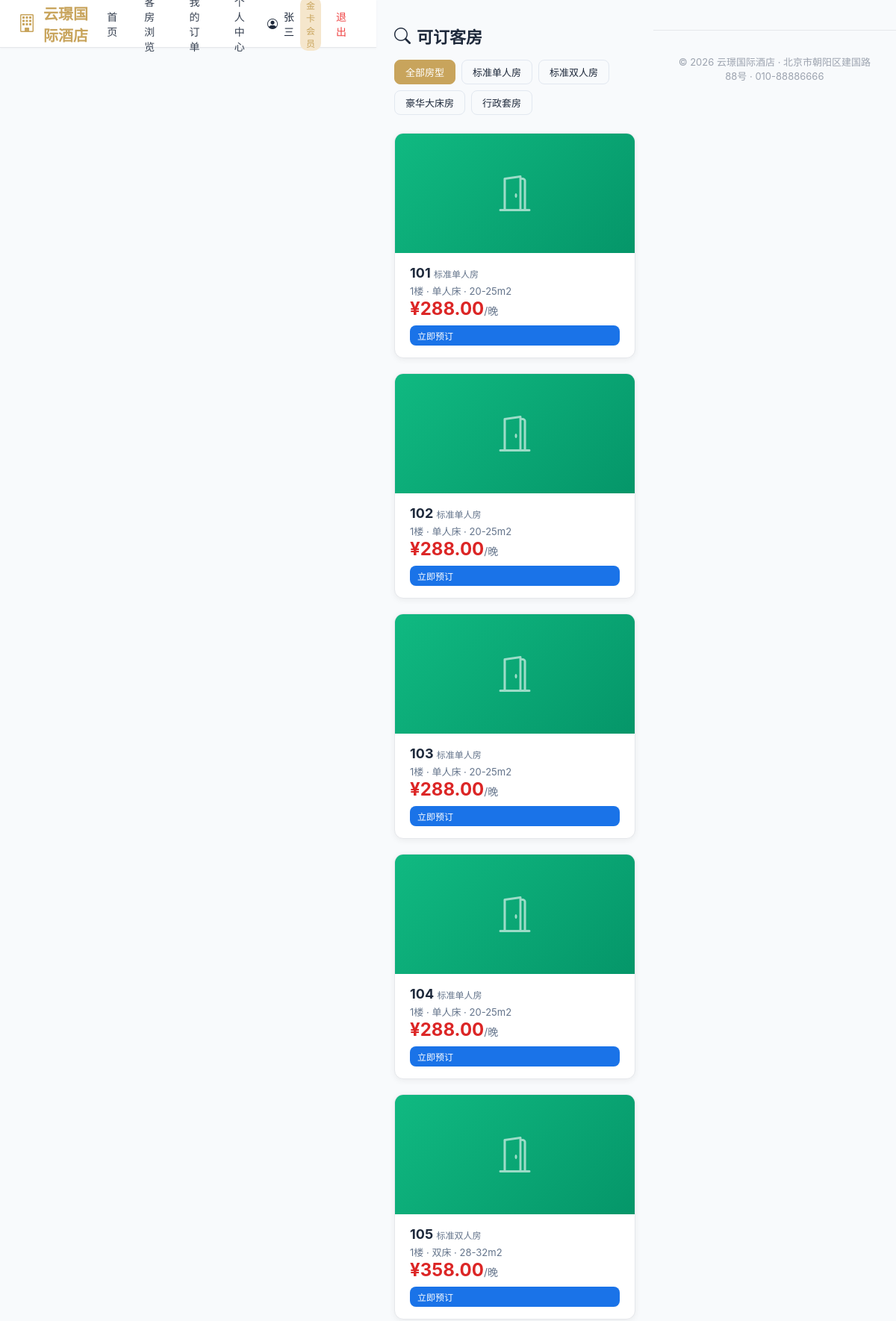
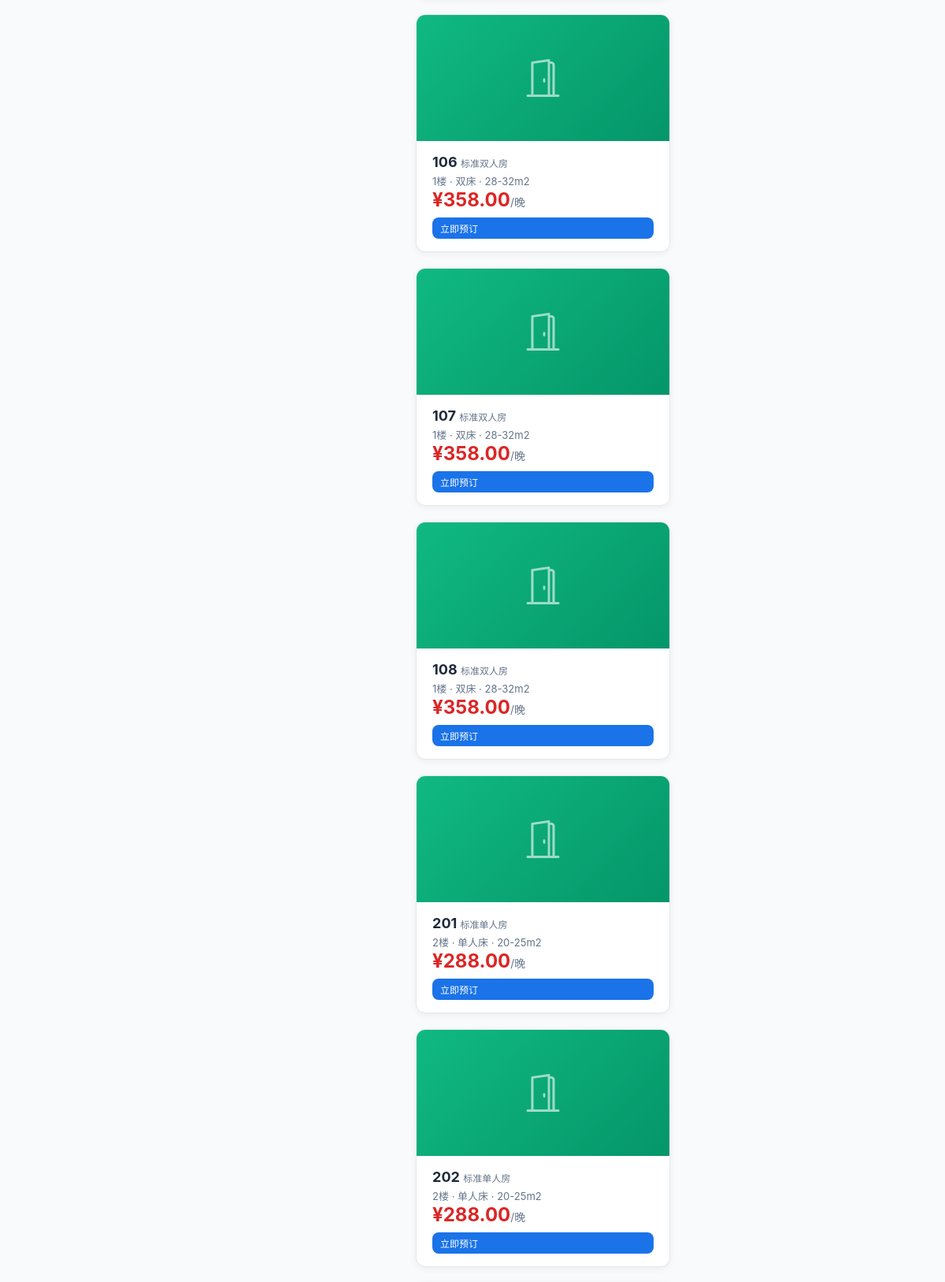
The app's page /portal/rooms/ (signed in, upper part) with its own data (2 pictures, top to bottom).
### customers/models.py (models this page shows, shortened)
class Customer(models.Model):
    GENDER_CHOICES = [("M", "男"), ("F", "女"), ("O", "其他")]
    name = models.CharField(verbose_name="姓名", max_length=50)
    gender = models.CharField(verbose_name="性别", max_length=1, choices=GENDER_CHOICES, default="M")
    id_card = models.CharField(verbose_name="身份证号", max_length=18, unique=True, blank=True, null=True)
    phone = models.CharField(verbose_name="手机号", max_length=20)
    password = models.CharField(verbose_name="密码", max_length=128, default="")
    email = models.EmailField(verbose_name="邮箱", blank=True)
    nationality = models.CharField(verbose_name="国籍", max_length=50, default="中国")
    birthday = models.DateField(verbose_name="生日", null=True, blank=True)
    membership = models.ForeignKey(MembershipLevel, on_delete=models.SET_NULL, null=True, blank=True, verbose_name="会员等级")
    points = models.IntegerField(verbose_name="积分", default=0)
    total_spending = models.DecimalField(verbose_name="累计消费", max_digits=12, decimal_places=2, default=0)
    total_stays = models.IntegerField(verbose_name="入住次数", default=0)
    preferences = models.TextField(verbose_name="偏好备注", blank=True)
    is_blacklisted = models.BooleanField(verbose_name="黑名单", default=False)
    is_active = models.BooleanField(verbose_name="账户启用", default=True)
    blacklist_reason = models.TextField(verbose_name="拉黑原因", blank=True)
    notes = models.TextField(verbose_name="备注", blank=True)
    created_at = models.DateTimeField(verbose_name="创建时间", auto_now_add=True)
    updated_at = models.DateTimeField(verbose_name="更新时间", auto_now=True)
    class Meta:
        verbose_name = "客户"
        verbose_name_plural = "客户管理"
        ordering = ["-created_at"]

class MembershipLevel(models.Model):
    name = models.CharField(verbose_name="等级名称", max_length=50, unique=True)
    code = models.CharField(verbose_name="等级代码", max_length=20, unique=True)
    discount = models.DecimalField(verbose_name="折扣率", max_digits=3, decimal_places=2, default=1.0, help_text="0.85表示85折")
    points_rate = models.DecimalField(verbose_name="积分倍率", max_digits=3, decimal_places=1, default=1.0)
    late_checkout_hours = models.IntegerField(verbose_name="延迟退房(小时)", default=0)
    min_spending = models.DecimalField(verbose_name="最低消费门槛", max_digits=10, decimal_places=2, default=0)
    description = models.TextField(verbose_name="等级说明", blank=True)
    created_at = models.DateTimeField(verbose_name="创建时间", auto_now_add=True)
    class Meta:
        verbose_name = "会员等级"
        verbose_name_plural = "会员等级"

### rooms/models.py (models this page shows, shortened)
class RoomType(models.Model):
    name = models.CharField(verbose_name="房型名称", max_length=50, unique=True)
    code = models.CharField(verbose_name="房型代码", max_length=20, unique=True)
    description = models.TextField(verbose_name="描述", blank=True)
    base_price = models.DecimalField(verbose_name="基础价格", max_digits=10, decimal_places=2)
    weekend_price = models.DecimalField(verbose_name="周末价格", max_digits=10, decimal_places=2, default=0)
    holiday_price = models.DecimalField(verbose_name="节假日价格", max_digits=10, decimal_places=2, default=0)
    capacity = models.IntegerField(verbose_name="容纳人数", default=2)
    bed_type = models.CharField(verbose_name="床型", max_length=50, default="大床")
    area = models.CharField(verbose_name="面积", max_length=20, blank=True)
    amenities = models.TextField(verbose_name="设施", blank=True)
    created_at = models.DateTimeField(verbose_name="创建时间", auto_now_add=True)
    class Meta:
        verbose_name = "房型"
        verbose_name_plural = "房型管理"

class Room(models.Model):
    STATUS_CHOICES = [
        ("available", "空闲"),
        ("occupied", "住人"),
        ("reserved", "预定"),
        ("dirty", "脏房"),
        ("maintenance", "维修"),
    ]
    room_number = models.CharField(verbose_name="房间号", max_length=20, unique=True)
    floor = models.IntegerField(verbose_name="楼层", default=1)
    room_type = models.ForeignKey(RoomType, on_delete=models.CASCADE, verbose_name="房型")
    status = models.CharField(verbose_name="状态", max_length=20, choices=STATUS_CHOICES, default="available")
    price_override = models.DecimalField(verbose_name="价格覆盖", max_digits=10, decimal_places=2, default=0, help_text="0表示使用房型默认价格")
    notes = models.TextField(verbose_name="备注", blank=True)
    created_at = models.DateTimeField(verbose_name="创建时间", auto_now_add=True)
    class Meta:
        verbose_name = "房间"
        verbose_name_plural = "房间管理"
    def current_price(self):
        if self.price_override > 0:
            return self.price_override
        return self.room_type.base_price

### customers/portal_views.py (the view)
    def wrapper(request, *args, **kwargs):
        customer = get_customer(request)
        if not customer:
            return redirect("portal:login")
        request.customer = customer
        return view_func(request, *args, **kwargs)

### customers/portal_views.py (called while the page is built)
def get_customer(request):
    cid = request.session.get("customer_id")
    if cid:
        return Customer.objects.select_related("membership").filter(pk=cid).first()
    return None

def require_customer(view_func):
    def wrapper(request, *args, **kwargs):
        customer = get_customer(request)
        if not customer:
            return redirect("portal:login")
        request.customer = customer
        return view_func(request, *args, **kwargs)
    return wrapper

@require_customer
def portal_rooms(request):
    type_id = request.GET.get("type", "")
    rooms = Room.objects.select_related("room_type").filter(status="available")
    if type_id:
        rooms = rooms.filter(room_type_id=type_id)
    room_types = RoomType.objects.all()
    return render(request, "portal/rooms.html", {
        "rooms": rooms,
        "room_types": room_types,
        "type_filter": type_id,
        "customer": request.customer,
    })

### templates/portal/rooms.html (shortened to what this page needs)
{% extends "portal/base.html" %}
{% block content %}
<div class="section-title"><i class="bi bi-search"></i> 可订客房</div>
<div class="filter-bar" style="margin-bottom:20px">
    <a href="?" class="btn btn-outline btn-sm {% if not type_filter %}active{% endif %}" style="{% if not type_filter %}background:var(--gold);color:#fff;border-color:var(--gold){% endif %}">全部房型</a>
    {% for rt in room_types %}
    <a href="?type={{ rt.pk }}" class="btn btn-outline btn-sm " style="">{{ rt.name }}</a>
    {% endfor %}
</div>
{% if rooms %}
<div class="room-type-grid">
    {% for room in rooms %}
    <div class="room-type-card" onclick="location.href='{% url 'portal:book' room.pk %}'">
        <div class="card-img" style="background:linear-gradient(135deg, #10b981, #059669)"><i class="bi bi-door-open" style="font-size:48px;color:rgba(255,255,255,0.6)"></i></div>
        <div class="card-body">
            <h3>{{ room.room_number }} <span style="font-size:12px;color:#64748b;font-weight:400">{{ room.room_type.name }}</span></h3>
            <div style="font-size:13px;color:#64748b">{{ room.floor }}楼 · {{ room.room_type.bed_type }} · {{ room.room_type.area }}</div>
            <div class="price">¥{{ room.current_price }}<span>/晚</span></div>
            <a href="{% url 'portal:book' room.pk %}" class="btn btn-primary btn-sm" style="margin-top:8px;width:100%">立即预订</a>
        </div>
    </div>
    {% endfor %}
</div>
{% else %}
<div style="text-align:center;padding:60px;color:#9ca3af"><i class="bi bi-inbox" style="font-size:64px;display:block;margin-bottom:16px"></i>当前没有可预订的房间</div>
{% endif %}
{% endblock %}

### templates/portal/base.html (shortened to what this page needs)
<!DOCTYPE html>
<html lang="zh-CN">
<head>
    {% load static %}
    <link rel="stylesheet" href="{% static 'css/style.css' %}">
    <link rel="stylesheet" href="https://cdn.jsdelivr.net/npm/bootstrap-icons@1.11.3/font/bootstrap-icons.css">
</head>
<body style="margin:0;background:#f8fafc;font-family:-apple-system,BlinkMacSystemFont,'Segoe UI',Roboto,'PingFang SC','Microsoft YaHei',sans-serif;min-height:100vh">
    <header class="portal-header">
        <a href="{% url 'portal:index' %}" class="logo">
            <i class="bi bi-building"></i> 云璟国际酒店
        </a>
        <nav class="portal-nav">
            <a href="{% url 'portal:index' %}">首页</a>
            <a href="{% url 'portal:rooms' %}">客房浏览</a>
            {% if customer %}
            <a href="{% url 'portal:orders' %}">我的订单</a>
            <a href="{% url 'portal:profile' %}">个人中心</a>
            <div class="portal-user">
                <i class="bi bi-person-circle"></i> {{ customer.name }}
                {% if customer.membership %}
                <span style="background:var(--gold-light);color:var(--gold);padding:2px 8px;border-radius:10px;font-size:12px">{{ customer.membership.name }}</span>
                {% endif %}
            </div>
            <a href="{% url 'portal:logout' %}" style="color:#ef4444">退出</a>
            {% else %}
            <a href="{% url 'portal:login' %}">登录</a>
            <a href="{% url 'portal:register' %}" class="btn-book">注册</a>
            {% endif %}
        </nav>
    </header>
    <div class="{% if customer %}portal-content{% else %}portal-content no-auth{% endif %}">
        {% block content %}{% endblock %}
    </div>
    <footer class="footer">
        <p>© 2026 云璟国际酒店 · 北京市朝阳区建国路88号 · 010-88886666</p>
    </footer>
</body>
</html>

### static/css/style.css (style rules this page uses)
:root { --primary: #1a73e8; --primary-dark: #1557b0; --sidebar-bg: #1e293b; --sidebar-hover: #334155; --bg: #f1f5f9; --card-bg: #ffffff; --text: #1e293b; --text-light: #64748b; --border: #e2e8f0; --success: #10b981; --warning: #f59e0b; --danger: #ef4444; --info: #3b82f6; }
* { margin: 0; padding: 0; box-sizing: border-box; }
body { font-family: -apple-system, BlinkMacSystemFont, "Segoe UI", Roboto, "PingFang SC", "Microsoft YaHei", sans-serif; background: var(--bg); color: var(--text); display: flex; min-height: 100vh; }
.card-body { padding: 20px; }
.btn { display: inline-flex; align-items: center; gap: 6px; padding: 8px 16px; border-radius: 8px; font-size: 14px; font-weight: 500; border: none; cursor: pointer; text-decoration: none; transition: all 0.15s; }
.btn-primary { background: var(--primary); color: #fff; }
.btn-outline { background: transparent; border: 1px solid var(--border); color: var(--text); }
.btn-sm { padding: 5px 10px; font-size: 12px; }
.filter-bar { display: flex; gap: 8px; flex-wrap: wrap; margin-bottom: 16px; }
.filter-bar .btn-outline { font-size: 13px; padding: 6px 14px; }

### templates/portal/base.html (style rules this page uses)
:root { --gold: #c8a45c; --gold-light: #f5e6cc; }
.portal-header { background: #fff; border-bottom: 1px solid #e5e7eb; padding: 0 24px; height: 64px; display: flex; align-items: center; justify-content: space-between; position: sticky; top: 0; z-index: 100; box-shadow: 0 1px 3px rgba(0,0,0,0.04); }
.portal-header .logo { font-size: 20px; font-weight: 700; color: var(--gold); display: flex; align-items: center; gap: 10px; text-decoration: none; }
.portal-header .logo i { font-size: 24px; }
.portal-nav { display: flex; gap: 4px; align-items: center; }
.portal-nav a { text-decoration: none; color: #374151; padding: 8px 16px; border-radius: 8px; font-size: 14px; font-weight: 500; transition: all 0.15s; }
.portal-user { display: flex; align-items: center; gap: 8px; font-size: 14px; }
.portal-content { max-width: 1200px; margin: 0 auto; padding: 32px 24px; }
.room-type-grid { display: grid; grid-template-columns: repeat(auto-fill, minmax(280px, 1fr)); gap: 20px; margin-top: 24px; }
.room-type-card { background: #fff; border-radius: 12px; overflow: hidden; box-shadow: 0 2px 8px rgba(0,0,0,0.06); border: 1px solid #e5e7eb; transition: transform 0.2s, box-shadow 0.2s; cursor: pointer; }
.room-type-card .card-img { background: linear-gradient(135deg, #667eea 0%, #764ba2 100%); height: 160px; display: flex; align-items: center; justify-content: center; font-size: 48px; color: rgba(255,255,255,0.7); }
.room-type-card:nth-child(2) .card-img { background: linear-gradient(135deg, #f093fb 0%, #f5576c 100%); }
.room-type-card:nth-child(3) .card-img { background: linear-gradient(135deg, #4facfe 0%, #00f2fe 100%); }
.room-type-card:nth-child(4) .card-img { background: linear-gradient(135deg, #43e97b 0%, #38f9d7 100%); }
.room-type-card .card-body { padding: 16px 20px; }
.room-type-card .card-body h3 { font-size: 18px; margin-bottom: 4px; }
.room-type-card .card-body .price { font-size: 24px; font-weight: 700; color: #dc2626; }
.room-type-card .card-body .price span { font-size: 14px; color: #64748b; font-weight: 400; }
.section-title { font-size: 22px; font-weight: 700; margin-bottom: 16px; display: flex; align-items: center; gap: 8px; }
.footer { text-align: center; padding: 32px; color: #9ca3af; font-size: 13px; border-top: 1px solid #e5e7eb; margin-top: 40px; }

### records on screen
Customer: name "张三", membership.name "金卡会员"
RoomType: name "标准单人房"
RoomType: name "标准双人房"
RoomType: name "豪华大床房"
RoomType: name "行政套房"
Room: room_number "101", room_type.name "标准单人房", floor "1", room_type.bed_type "单人床", room_type.area "20-25m2", current_price "288.00"
Room: room_number "102", room_type.name "标准单人房", floor "1", room_type.bed_type "单人床", room_type.area "20-25m2", current_price "288.00"
Room: room_number "103", room_type.name "标准单人房", floor "1", room_type.bed_type "单人床", room_type.area "20-25m2", current_price "288.00"
Room: room_number "104", room_type.name "标准单人房", floor "1", room_type.bed_type "单人床", room_type.area "20-25m2", current_price "288.00"
Room: room_number "105", room_type.name "标准双人房", floor "1", room_type.bed_type "双床", room_type.area "28-32m2", current_price "358.00"
Room: room_number "106", room_type.name "标准双人房", floor "1", room_type.bed_type "双床", room_type.area "28-32m2", current_price "358.00"
Room: room_number "107", room_type.name "标准双人房", floor "1", room_type.bed_type "双床", room_type.area "28-32m2", current_price "358.00"
Room: room_number "108", room_type.name "标准双人房", floor "1", room_type.bed_type "双床", room_type.area "28-32m2", current_price "358.00"
Room: room_number "201", room_type.name "标准单人房", floor "2", room_type.bed_type "单人床", room_type.area "20-25m2", current_price "288.00"
Room: room_number "202", room_type.name "标准单人房", floor "2", room_type.bed_type "单人床", room_type.area "20-25m2", current_price "288.00"
